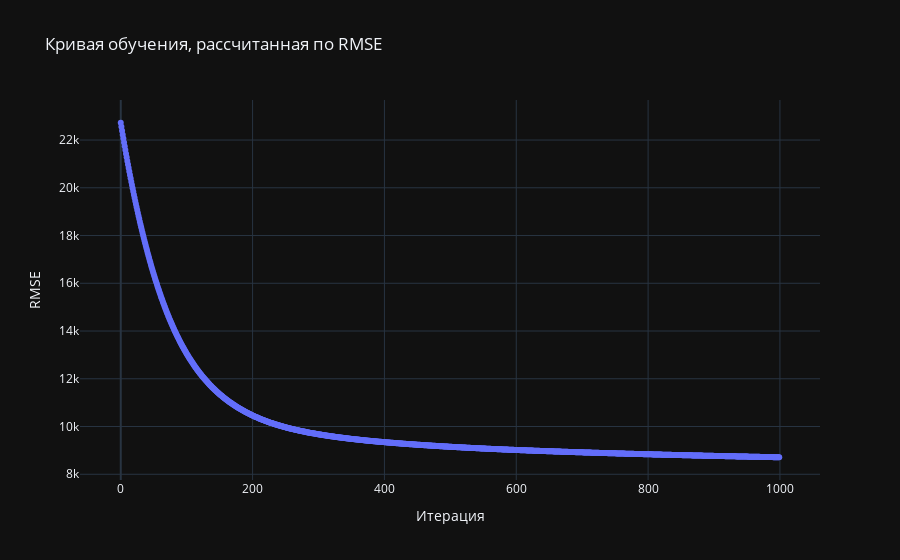

The notebook cell this image was saved under:
### Code cell
fig = px.scatter(cbr.losses, title='Кривая обучения, рассчитанная по RMSE')

fig.update_layout(
    showlegend = False
)

fig.update_xaxes(
    title = 'Итерация'
)

fig.update_yaxes(
    title = 'RMSE'
)

fig.show()

### Figure 1 — Plotly figure (JSON) as saved in the notebook; plotly's stock layout.template omitted (floating-point values rounded to 4 significant figures; data arrays with more than 128 entries replaced by an {"elided": "..."} marker saying what was removed)
{"data": [{"hovertemplate": "variable=0<br>index=%{x}<br>value=%{y}<extra></extra>", "legendgroup": "0", "marker": {"color": "#636efa", "symbol": "circle"}, "mode": "markers", "name": "0", "orientation": "v", "showlegend": true, "type": "scatter", "x": {"elided": "1000 int values"}, "xaxis": "x", "y": {"elided": "1000 float values"}, "yaxis": "y"}], "layout": {"legend": {"title": {"text": "variable"}, "tracegroupgap": 0}, "showlegend": false, "title": {"text": "Кривая обучения, рассчитанная по RMSE"}, "xaxis": {"anchor": "y", "domain": [0, 1], "title": {"text": "Итерация"}}, "yaxis": {"anchor": "x", "domain": [0, 1], "title": {"text": "RMSE"}}}}
